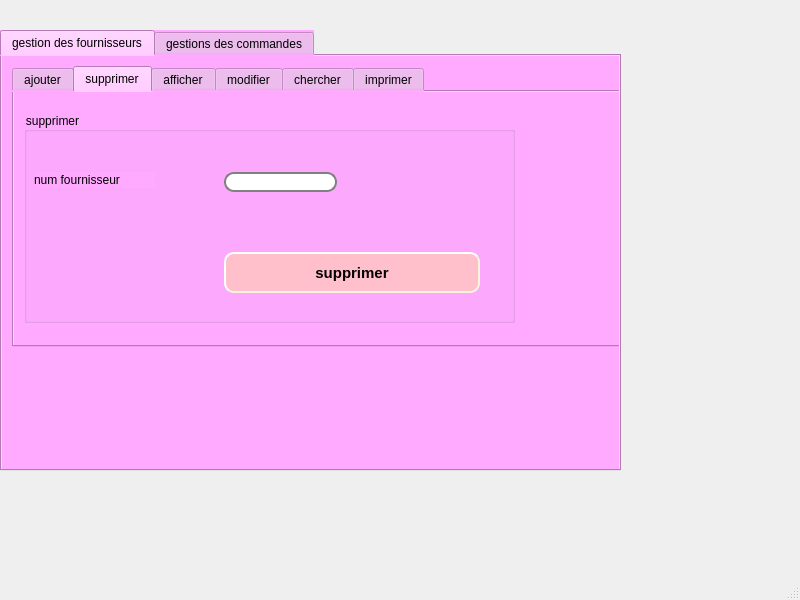
<?xml version="1.0" encoding="UTF-8"?>
<ui version="4.0">
 <class>MainWindow</class>
 <widget class="QMainWindow" name="MainWindow">
  <property name="geometry">
   <rect>
    <x>0</x>
    <y>0</y>
    <width>800</width>
    <height>600</height>
   </rect>
  </property>
  <property name="windowTitle">
   <string>MainWindow</string>
  </property>
  <widget class="QWidget" name="centralwidget">
   <widget class="QTabWidget" name="tabWidget">
    <property name="geometry">
     <rect>
      <x>0</x>
      <y>30</y>
      <width>621</width>
      <height>441</height>
     </rect>
    </property>
    <property name="styleSheet">
     <string notr="true">background-color: rgb(255, 170, 255);</string>
    </property>
    <property name="currentIndex">
     <number>0</number>
    </property>
    <widget class="QWidget" name="tab">
     <attribute name="title">
      <string>gestion des fournisseurs</string>
     </attribute>
     <widget class="QTabWidget" name="wig">
      <property name="geometry">
       <rect>
        <x>10</x>
        <y>10</y>
        <width>641</width>
        <height>281</height>
       </rect>
      </property>
      <property name="styleSheet">
       <string notr="true">background-color: rgb(255, 170, 255);</string>
      </property>
      <property name="currentIndex">
       <number>1</number>
      </property>
      <widget class="QWidget" name="tab_3">
       <attribute name="title">
        <string>ajouter</string>
       </attribute>
       <widget class="QGroupBox" name="groupBox">
        <property name="geometry">
         <rect>
          <x>0</x>
          <y>10</y>
          <width>591</width>
          <height>231</height>
         </rect>
        </property>
        <property name="styleSheet">
         <string notr="true">border-color: rgb(170, 0, 127);</string>
        </property>
        <property name="title">
         <string>ajouter</string>
        </property>
        <widget class="QLabel" name="label_9">
         <property name="geometry">
          <rect>
           <x>10</x>
           <y>40</y>
           <width>111</width>
           <height>16</height>
          </rect>
         </property>
         <property name="text">
          <string>num fournisseur</string>
         </property>
        </widget>
        <widget class="QLabel" name="label_10">
         <property name="geometry">
          <rect>
           <x>10</x>
           <y>80</y>
           <width>91</width>
           <height>16</height>
          </rect>
         </property>
         <property name="text">
          <string>nom fournisseur</string>
         </property>
        </widget>
        <widget class="QLabel" name="label_11">
         <property name="geometry">
          <rect>
           <x>10</x>
           <y>120</y>
           <width>81</width>
           <height>16</height>
          </rect>
         </property>
         <property name="text">
          <string>mail fournisseur</string>
         </property>
        </widget>
        <widget class="QLineEdit" name="num_four">
         <property name="geometry">
          <rect>
           <x>150</x>
           <y>40</y>
           <width>113</width>
           <height>20</height>
          </rect>
         </property>
         <property name="styleSheet">
          <string notr="true">QLineEdit {
	font: 20pt &quot;MS Shell Dlg 2&quot;;
	font: 20pt &quot;MS Shell Dlg 2&quot;;
    border: 2px solid gray;
    border-radius: 10px;
    padding: 0 8px;
    background: white;
    selection-background-color: darkgray;
}
</string>
         </property>
        </widget>
        <widget class="QLineEdit" name="nom_four">
         <property name="geometry">
          <rect>
           <x>150</x>
           <y>80</y>
           <width>113</width>
           <height>20</height>
          </rect>
         </property>
         <property name="styleSheet">
          <string notr="true">QLineEdit {
	font: 20pt &quot;MS Shell Dlg 2&quot;;
	font: 20pt &quot;MS Shell Dlg 2&quot;;
    border: 2px solid gray;
    border-radius: 10px;
    padding: 0 8px;
    background: white;
    selection-background-color: darkgray;
}
</string>
         </property>
        </widget>
        <widget class="QLineEdit" name="mail_four">
         <property name="geometry">
          <rect>
           <x>150</x>
           <y>120</y>
           <width>113</width>
           <height>20</height>
          </rect>
         </property>
         <property name="styleSheet">
          <string notr="true">QLineEdit {
	font: 20pt &quot;MS Shell Dlg 2&quot;;
	font: 20pt &quot;MS Shell Dlg 2&quot;;
    border: 2px solid gray;
    border-radius: 10px;
    padding: 0 8px;
    background: white;
    selection-background-color: darkgray;
}</string>
         </property>
        </widget>
        <widget class="QPushButton" name="ajouter_vehicule">
         <property name="geometry">
          <rect>
           <x>230</x>
           <y>192</y>
           <width>256</width>
           <height>31</height>
          </rect>
         </property>
         <property name="styleSheet">
          <string notr="true">QPushButton#ajouter_vehicule {
    background-color: pink;
    border-style: outset;
    border-width: 2px;
    border-radius: 10px;
    border-color: beige;
    font: bold 15px;
    min-width: 10em;
    padding: 6px;
}</string>
         </property>
         <property name="text">
          <string>ajouter</string>
         </property>
        </widget>
        <widget class="QPushButton" name="play">
         <property name="geometry">
          <rect>
           <x>450</x>
           <y>30</y>
           <width>75</width>
           <height>23</height>
          </rect>
         </property>
         <property name="text">
          <string>PLAY</string>
         </property>
        </widget>
        <widget class="QPushButton" name="stop">
         <property name="geometry">
          <rect>
           <x>450</x>
           <y>60</y>
           <width>75</width>
           <height>23</height>
          </rect>
         </property>
         <property name="text">
          <string>STOP</string>
         </property>
        </widget>
       </widget>
      </widget>
      <widget class="QWidget" name="tab_4">
       <attribute name="title">
        <string>supprimer</string>
       </attribute>
       <widget class="QGroupBox" name="groupBox_2">
        <property name="geometry">
         <rect>
          <x>10</x>
          <y>20</y>
          <width>491</width>
          <height>211</height>
         </rect>
        </property>
        <property name="title">
         <string>supprimer</string>
        </property>
        <widget class="QLabel" name="label_5">
         <property name="geometry">
          <rect>
           <x>10</x>
           <y>60</y>
           <width>121</width>
           <height>16</height>
          </rect>
         </property>
         <property name="text">
          <string>num fournisseur</string>
         </property>
        </widget>
        <widget class="QLineEdit" name="num_fours">
         <property name="geometry">
          <rect>
           <x>200</x>
           <y>60</y>
           <width>113</width>
           <height>20</height>
          </rect>
         </property>
         <property name="styleSheet">
          <string notr="true">QLineEdit {
	font: 20pt &quot;MS Shell Dlg 2&quot;;
	font: 20pt &quot;MS Shell Dlg 2&quot;;
    border: 2px solid gray;
    border-radius: 10px;
    padding: 0 8px;
    background: white;
    selection-background-color: darkgray;
}</string>
         </property>
        </widget>
        <widget class="QPushButton" name="supprimer_vehicule">
         <property name="geometry">
          <rect>
           <x>200</x>
           <y>140</y>
           <width>256</width>
           <height>41</height>
          </rect>
         </property>
         <property name="styleSheet">
          <string notr="true">QPushButton#supprimer_vehicule{
    background-color: pink;
    border-style: outset;
    border-width: 2px;
    border-radius: 10px;
    border-color: beige;
    font: bold 15px;
    min-width: 10em;
    padding: 6px;
}</string>
         </property>
         <property name="text">
          <string>supprimer</string>
         </property>
        </widget>
       </widget>
      </widget>
      <widget class="QWidget" name="tab_5">
       <attribute name="title">
        <string>afficher</string>
       </attribute>
       <widget class="QTableView" name="tabfournisseur">
        <property name="geometry">
         <rect>
          <x>70</x>
          <y>30</y>
          <width>256</width>
          <height>192</height>
         </rect>
        </property>
       </widget>
      </widget>
      <widget class="QWidget" name="tab_6">
       <attribute name="title">
        <string>modifier</string>
       </attribute>
       <widget class="QLabel" name="label_19">
        <property name="geometry">
         <rect>
          <x>70</x>
          <y>80</y>
          <width>111</width>
          <height>16</height>
         </rect>
        </property>
        <property name="text">
         <string>num fournisseur</string>
        </property>
       </widget>
       <widget class="QLabel" name="label_20">
        <property name="geometry">
         <rect>
          <x>60</x>
          <y>150</y>
          <width>111</width>
          <height>16</height>
         </rect>
        </property>
        <property name="text">
         <string>nom fournisseur</string>
        </property>
       </widget>
       <widget class="QLineEdit" name="numfm">
        <property name="geometry">
         <rect>
          <x>270</x>
          <y>80</y>
          <width>113</width>
          <height>20</height>
         </rect>
        </property>
        <property name="styleSheet">
         <string notr="true">QLineEdit {
	font: 20pt &quot;MS Shell Dlg 2&quot;;
	font: 20pt &quot;MS Shell Dlg 2&quot;;
    border: 2px solid gray;
    border-radius: 10px;
    padding: 0 8px;
    background: white;
    selection-background-color: darkgray;
}</string>
        </property>
       </widget>
       <widget class="QLineEdit" name="nomfm">
        <property name="geometry">
         <rect>
          <x>270</x>
          <y>140</y>
          <width>113</width>
          <height>20</height>
         </rect>
        </property>
        <property name="styleSheet">
         <string notr="true">QLineEdit {
	font: 20pt &quot;MS Shell Dlg 2&quot;;
	font: 20pt &quot;MS Shell Dlg 2&quot;;
    border: 2px solid gray;
    border-radius: 10px;
    padding: 0 8px;
    background: white;
    selection-background-color: darkgray;
}</string>
        </property>
       </widget>
       <widget class="QPushButton" name="modiffour">
        <property name="geometry">
         <rect>
          <x>190</x>
          <y>190</y>
          <width>256</width>
          <height>41</height>
         </rect>
        </property>
        <property name="styleSheet">
         <string notr="true">QPushButton#modiffour {
    background-color: pink;
    border-style: outset;
    border-width: 2px;
    border-radius: 10px;
    border-color: beige;
    font: bold 15px;
    min-width: 10em;
    padding: 6px;
}</string>
        </property>
        <property name="text">
         <string>modifier</string>
        </property>
       </widget>
      </widget>
      <widget class="QWidget" name="tab_7">
       <attribute name="title">
        <string>chercher</string>
       </attribute>
       <widget class="QTableView" name="tabpanne_2">
        <property name="geometry">
         <rect>
          <x>10</x>
          <y>10</y>
          <width>241</width>
          <height>201</height>
         </rect>
        </property>
       </widget>
       <widget class="QLineEdit" name="cher1">
        <property name="geometry">
         <rect>
          <x>420</x>
          <y>90</y>
          <width>121</width>
          <height>31</height>
         </rect>
        </property>
        <property name="styleSheet">
         <string notr="true">QLineEdit {
	font: 20pt &quot;MS Shell Dlg 2&quot;;
	font: 20pt &quot;MS Shell Dlg 2&quot;;
    border: 2px solid gray;
    border-radius: 10px;
    padding: 0 8px;
    background: white;
    selection-background-color: darkgray;
}
</string>
        </property>
       </widget>
       <widget class="QLabel" name="label_12">
        <property name="geometry">
         <rect>
          <x>320</x>
          <y>100</y>
          <width>91</width>
          <height>16</height>
         </rect>
        </property>
        <property name="text">
         <string>nom fournisseur</string>
        </property>
       </widget>
       <widget class="QPushButton" name="chercherfour">
        <property name="geometry">
         <rect>
          <x>260</x>
          <y>200</y>
          <width>256</width>
          <height>31</height>
         </rect>
        </property>
        <property name="styleSheet">
         <string notr="true">QPushButton#chercherfour{
    background-color: pink
;
    border-style: outset;
    border-width: 2px;
    border-radius: 10px;
    border-color: beige;
    font: bold 15px;
    min-width: 10em;
    padding: 6px;
}</string>
        </property>
        <property name="text">
         <string>chercher</string>
        </property>
       </widget>
      </widget>
      <widget class="QWidget" name="tab_8">
       <attribute name="title">
        <string>imprimer</string>
       </attribute>
       <widget class="QPushButton" name="imprimer">
        <property name="geometry">
         <rect>
          <x>100</x>
          <y>110</y>
          <width>256</width>
          <height>31</height>
         </rect>
        </property>
        <property name="styleSheet">
         <string notr="true">QPushButton#imprimer {
    background-color: violet;
    border-style: outset;
    border-width: 2px;
    border-radius: 10px;
    border-color: beige;
    font: bold 15px;
    min-width: 10em;
    padding: 6px;
}</string>
        </property>
        <property name="text">
         <string>imprimer</string>
        </property>
       </widget>
      </widget>
     </widget>
    </widget>
    <widget class="QWidget" name="tab_2">
     <attribute name="title">
      <string>gestions des commandes</string>
     </attribute>
     <widget class="QTabWidget" name="tabWidget_3">
      <property name="geometry">
       <rect>
        <x>10</x>
        <y>0</y>
        <width>601</width>
        <height>421</height>
       </rect>
      </property>
      <property name="currentIndex">
       <number>1</number>
      </property>
      <widget class="QWidget" name="tab_9">
       <attribute name="title">
        <string>ajouter</string>
       </attribute>
       <widget class="QGroupBox" name="groupBox_6">
        <property name="geometry">
         <rect>
          <x>0</x>
          <y>10</y>
          <width>491</width>
          <height>291</height>
         </rect>
        </property>
        <property name="title">
         <string>ajouter</string>
        </property>
        <widget class="QLabel" name="label_13">
         <property name="geometry">
          <rect>
           <x>10</x>
           <y>40</y>
           <width>111</width>
           <height>16</height>
          </rect>
         </property>
         <property name="text">
          <string>nombre de commande</string>
         </property>
        </widget>
        <widget class="QLabel" name="label_15">
         <property name="geometry">
          <rect>
           <x>20</x>
           <y>90</y>
           <width>81</width>
           <height>16</height>
          </rect>
         </property>
         <property name="text">
          <string>quantite</string>
         </property>
        </widget>
        <widget class="QLabel" name="label_16">
         <property name="geometry">
          <rect>
           <x>30</x>
           <y>160</y>
           <width>81</width>
           <height>16</height>
          </rect>
         </property>
         <property name="text">
          <string>type </string>
         </property>
        </widget>
        <widget class="QLineEdit" name="nb_com">
         <property name="geometry">
          <rect>
           <x>150</x>
           <y>40</y>
           <width>113</width>
           <height>20</height>
          </rect>
         </property>
         <property name="styleSheet">
          <string notr="true">QLineEdit {
	font: 20pt &quot;MS Shell Dlg 2&quot;;
	font: 20pt &quot;MS Shell Dlg 2&quot;;
    border: 2px solid gray;
    border-radius: 10px;
    padding: 0 8px;
    background: white;
    selection-background-color: darkgray;
}</string>
         </property>
        </widget>
        <widget class="QLineEdit" name="quantite_com">
         <property name="geometry">
          <rect>
           <x>150</x>
           <y>90</y>
           <width>113</width>
           <height>20</height>
          </rect>
         </property>
         <property name="styleSheet">
          <string notr="true">QLineEdit {
	font: 20pt &quot;MS Shell Dlg 2&quot;;
	font: 20pt &quot;MS Shell Dlg 2&quot;;
    border: 2px solid gray;
    border-radius: 10px;
    padding: 0 8px;
    background: white;
    selection-background-color: darkgray;
}</string>
         </property>
        </widget>
        <widget class="QLineEdit" name="type_com">
         <property name="geometry">
          <rect>
           <x>150</x>
           <y>150</y>
           <width>113</width>
           <height>20</height>
          </rect>
         </property>
         <property name="styleSheet">
          <string notr="true">QLineEdit {
	font: 20pt &quot;MS Shell Dlg 2&quot;;
	font: 20pt &quot;MS Shell Dlg 2&quot;;
    border: 2px solid gray;
    border-radius: 10px;
    padding: 0 8px;
    background: white;
    selection-background-color: darkgray;
}</string>
         </property>
        </widget>
        <widget class="QPushButton" name="ajouter_vehicule_2">
         <property name="geometry">
          <rect>
           <x>210</x>
           <y>210</y>
           <width>256</width>
           <height>41</height>
          </rect>
         </property>
         <property name="styleSheet">
          <string notr="true">QPushButton#ajouter_vehicule_2 {
    background-color: violet;
    border-style: outset;
    border-width: 2px;
    border-radius: 10px;
    border-color: beige;
    font: bold 20px;
    min-width: 10em;
    padding: 6px;
}</string>
         </property>
         <property name="text">
          <string>ajouter</string>
         </property>
        </widget>
       </widget>
      </widget>
      <widget class="QWidget" name="tab_10">
       <attribute name="title">
        <string>supprimer</string>
       </attribute>
       <widget class="QGroupBox" name="groupBox_7">
        <property name="geometry">
         <rect>
          <x>10</x>
          <y>20</y>
          <width>491</width>
          <height>211</height>
         </rect>
        </property>
        <property name="title">
         <string>supprimer</string>
        </property>
        <widget class="QLabel" name="label_14">
         <property name="geometry">
          <rect>
           <x>10</x>
           <y>60</y>
           <width>121</width>
           <height>16</height>
          </rect>
         </property>
         <property name="text">
          <string>nombre commande</string>
         </property>
        </widget>
        <widget class="QLineEdit" name="nb_com_sup">
         <property name="geometry">
          <rect>
           <x>200</x>
           <y>60</y>
           <width>113</width>
           <height>20</height>
          </rect>
         </property>
         <property name="styleSheet">
          <string notr="true">QLineEdit {
	font: 20pt &quot;MS Shell Dlg 2&quot;;
	font: 20pt &quot;MS Shell Dlg 2&quot;;
    border: 2px solid gray;
    border-radius: 10px;
    padding: 0 8px;
    background: white;
    selection-background-color: darkgray;
}</string>
         </property>
        </widget>
        <widget class="QPushButton" name="supprimer_panne">
         <property name="geometry">
          <rect>
           <x>230</x>
           <y>130</y>
           <width>256</width>
           <height>41</height>
          </rect>
         </property>
         <property name="styleSheet">
          <string notr="true">QPushButton#supprimer_panne {
    background-color: violet;
    border-style: outset;
    border-width: 2px;
    border-radius: 10px;
    border-color: beige;
    font: bold 20px;
    min-width: 10em;
    padding: 6px;
}</string>
         </property>
         <property name="text">
          <string>supprimer</string>
         </property>
        </widget>
       </widget>
      </widget>
      <widget class="QWidget" name="tab_11">
       <attribute name="title">
        <string>afficher</string>
       </attribute>
       <widget class="QTableView" name="tabcommande">
        <property name="geometry">
         <rect>
          <x>40</x>
          <y>20</y>
          <width>256</width>
          <height>151</height>
         </rect>
        </property>
       </widget>
      </widget>
      <widget class="QWidget" name="tab_12">
       <attribute name="title">
        <string>modifier</string>
       </attribute>
       <widget class="QLabel" name="label_17">
        <property name="geometry">
         <rect>
          <x>20</x>
          <y>70</y>
          <width>111</width>
          <height>16</height>
         </rect>
        </property>
        <property name="text">
         <string>nombre de commande</string>
        </property>
       </widget>
       <widget class="QLabel" name="label_18">
        <property name="geometry">
         <rect>
          <x>30</x>
          <y>140</y>
          <width>111</width>
          <height>16</height>
         </rect>
        </property>
        <property name="text">
         <string>type commande</string>
        </property>
       </widget>
       <widget class="QLineEdit" name="nbmodif">
        <property name="geometry">
         <rect>
          <x>310</x>
          <y>70</y>
          <width>113</width>
          <height>20</height>
         </rect>
        </property>
        <property name="styleSheet">
         <string notr="true">QLineEdit {
	font: 20pt &quot;MS Shell Dlg 2&quot;;
	font: 20pt &quot;MS Shell Dlg 2&quot;;
    border: 2px solid gray;
    border-radius: 10px;
    padding: 0 8px;
    background: white;
    selection-background-color: darkgray;
}</string>
        </property>
       </widget>
       <widget class="QLineEdit" name="typemodif">
        <property name="geometry">
         <rect>
          <x>310</x>
          <y>140</y>
          <width>113</width>
          <height>20</height>
         </rect>
        </property>
        <property name="styleSheet">
         <string notr="true">QLineEdit {
	font: 20pt &quot;MS Shell Dlg 2&quot;;
	font: 20pt &quot;MS Shell Dlg 2&quot;;
    border: 2px solid gray;
    border-radius: 10px;
    padding: 0 8px;
    background: white;
    selection-background-color: darkgray;
}</string>
        </property>
       </widget>
       <widget class="QPushButton" name="ajouter_vehicule_3">
        <property name="geometry">
         <rect>
          <x>240</x>
          <y>250</y>
          <width>256</width>
          <height>41</height>
         </rect>
        </property>
        <property name="styleSheet">
         <string notr="true">QPushButton#ajouter_vehicule_3 {
    background-color: violet;
    border-style: outset;
    border-width: 2px;
    border-radius: 10px;
    border-color: beige;
    font: bold 20px;
    min-width: 10em;
    padding: 6px;
}</string>
        </property>
        <property name="text">
         <string>modifier</string>
        </property>
       </widget>
      </widget>
      <widget class="QWidget" name="tab_13">
       <attribute name="title">
        <string>chercher</string>
       </attribute>
      </widget>
      <widget class="QWidget" name="tab_14">
       <attribute name="title">
        <string>trier</string>
       </attribute>
       <widget class="QTableView" name="tabtrier">
        <property name="geometry">
         <rect>
          <x>40</x>
          <y>50</y>
          <width>191</width>
          <height>171</height>
         </rect>
        </property>
       </widget>
       <widget class="QPushButton" name="trie2">
        <property name="geometry">
         <rect>
          <x>280</x>
          <y>220</y>
          <width>256</width>
          <height>31</height>
         </rect>
        </property>
        <property name="styleSheet">
         <string notr="true">QPushButton#trie2 {
    background-color: violet;
    border-style: outset;
    border-width: 2px;
    border-radius: 10px;
    border-color: beige;
    font: bold 15px;
    min-width: 10em;
    padding: 6px;
}</string>
        </property>
        <property name="text">
         <string>type</string>
        </property>
       </widget>
       <widget class="QPushButton" name="trie1">
        <property name="geometry">
         <rect>
          <x>280</x>
          <y>130</y>
          <width>256</width>
          <height>31</height>
         </rect>
        </property>
        <property name="styleSheet">
         <string notr="true">QPushButton#trie1 {
    background-color: pink;
    border-style: outset;
    border-width: 2px;
    border-radius: 10px;
    border-color: beige;
    font: bold 15px;
    min-width: 10em;
    padding: 6px;
}</string>
        </property>
        <property name="text">
         <string>nombre commande</string>
        </property>
       </widget>
       <widget class="QWidget" name="gridLayoutWidget">
        <property name="geometry">
         <rect>
          <x>270</x>
          <y>20</y>
          <width>160</width>
          <height>80</height>
         </rect>
        </property>
        <layout class="QGridLayout" name="gridLayout"/>
       </widget>
      </widget>
      <widget class="QWidget" name="tab_15">
       <attribute name="title">
        <string>mailing</string>
       </attribute>
      </widget>
     </widget>
    </widget>
   </widget>
  </widget>
  <widget class="QMenuBar" name="menubar">
   <property name="geometry">
    <rect>
     <x>0</x>
     <y>0</y>
     <width>800</width>
     <height>21</height>
    </rect>
   </property>
  </widget>
  <widget class="QStatusBar" name="statusbar"/>
 </widget>
 <resources/>
 <connections/>
</ui>
